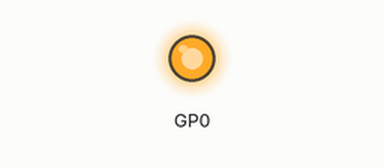
Simulated run of this program. Board: Raspberry Pi Pico running MicroPython. Parts: output pins drawn as LEDs (lit = HIGH). What the program prints to the serial console is not drawn. At 0.1 s the program stops and its outputs stay as they are.

Above: at 0.1 s.
Timing chart, 0 to 1.6 s (numbered marks = the images above):
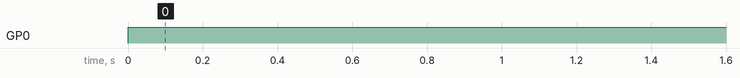

The program:

sys_exit.py
```python
# Scenario de verification n°41 : sys.exit() termine le programme sans
# erreur, comme sur la carte - la simulation continue jusqu'a son terme, la
# sortie GP0 garde son dernier etat. Avant correction, sys.exit() terminait le
# process de simulation lui-meme (exit() appele par PyErr_Print).
from machine import Pin
import sys
import time

Pin(0, Pin.OUT).on()
print("before exit")
time.sleep(0.1)
sys.exit()
print("after exit")
```

Measured:
- by itself, GP0: LOW → HIGH at 0.00 s
